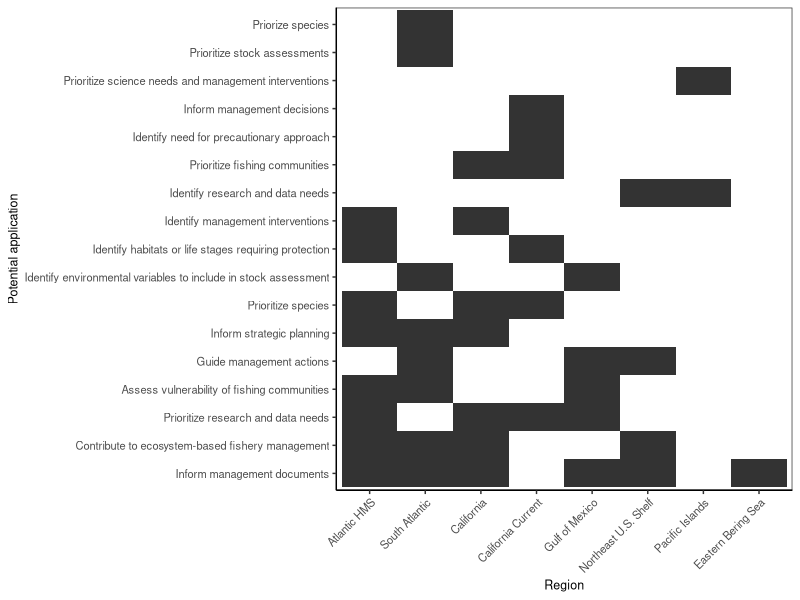

Here is the R script that generated this plot: (Note: this script raises an error after producing the figure.)

# Clear workspace
rm(list = ls())

# Setup
################################################################################

# Packages
library(tidyverse)
library(lubridate)

# Directories
datadir <- "data"
plotdir <- "figures"

# Read data
data_orig <- readxl::read_excel("data/cva/processed/cva_applications.xlsx")

# TO-DO
# You want to carefully examine raw data (actions assigned to quotes)

# Build data
################################################################################

# Build data
data <- data_orig %>%
  # Rename regions
  mutate(region=recode(region, 
                       "Bering Sea" = "Eastern Bering Sea",
                       "Northeast"="Northeast U.S. Shelf", 
                       "Pacific"="California Current")) %>% 
  # Simplify
  select(region, application) %>% 
  # Split and gather applicaitons
  separate(col="application", into=paste("application", 1:5), sep=", ") %>% 
  gather(key="application_num", value="application", 2:ncol(.)) %>% 
  # Get ride of missing values
  filter(!is.na(application)) %>% 
  # Simplify
  select(region, application) %>% 
  unique()

# Applications stats
napps <- data %>% 
  count(application) %>% 
  arrange(desc(n))
  
# Region stats
nregions <- data %>% 
  count(region) %>% 
  arrange(desc(n))

# Plot data
################################################################################

# Theme
my_theme <-  theme(axis.text=element_text(size=8),
                   axis.title=element_text(size=9),
                   legend.text=element_text(size=8),
                   legend.title=element_text(size=9),
                   strip.text=element_text(size=8),
                   plot.title=element_text(size=9),
                   # Gridlines
                   panel.grid.major = element_blank(), 
                   panel.grid.minor = element_blank(),
                   panel.background = element_blank(), 
                   axis.line = element_line(colour = "black"),
                   # Legend
                   legend.key = element_rect(fill = NA, color=NA),
                   legend.background = element_rect(fill=alpha('blue', 0)))

# Plot data
g <- ggplot(data, aes(x=factor(region, nregions$region), 
                 y=factor(application, napps$application))) +
  geom_tile() +
  # Labels
  labs(x="Region", y="Potential application") +
  # Theme
  theme_bw() + my_theme +
  theme(axis.text.x = element_text(angle = 45, vjust = 1, hjust=1))
g  

# Export
ggsave(g, filename=file.path(plotdir, "FigX_cva_applications.png"),
       width=6.5, height=4, units="in", dpi=600)
